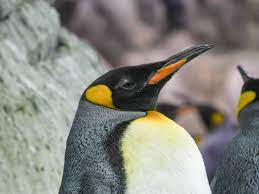
#> input picture IMGS/p.png, 259 x 194 px, found by its file name
$ python Imagen.py
#> lines starting #> are read from the running program, lines starting #| are printed output that depends on the picture
import cv2
import matplotlib.pyplot as plt


# [7 lines of commented-out code are left out]
img=cv2.imread('IMGS/p.png',cv2.IMREAD_COLOR)                #color
#> img is the input picture: shape (194, 259, 3); mean B, G, R 128.1, 134.9, 135.4

#print(img)
print(img.shape)
#| (194, 259, 3)
imgInv = img[:,:,::-1]
r,g,b=cv2.split(imgInv)
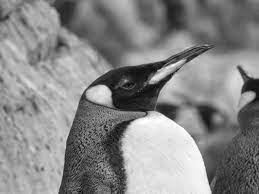
#> r: shape (194, 259); min 0, max 255, mean 135.4
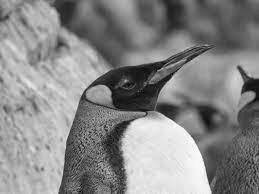
#> g: shape (194, 259); min 4, max 255, mean 134.9
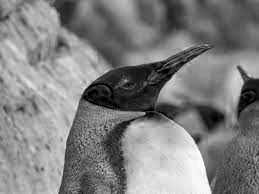
#> b: shape (194, 259); min 0, max 255, mean 128.1
#plt.imshow(r)


plt.imshow(imgInv)                                             #imagen original
#plt.imshow(img,cmap='gray')
plt.waitforbuttonpress()
#cv2.imshow("Imagen",img)
#cv2.waitKey(0)
#cv2.destroyAllWindows()
